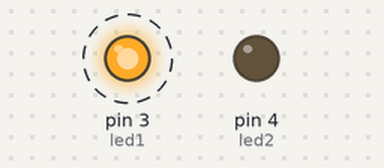
A sketch run on a simulated Arduino Mega 2560, built with avr-gcc and run on an emulated ATmega2560. On the bench: output pins drawn as LEDs (lit = HIGH). Dashed ring = blinking.

Above: at 0.2 s.
Timing chart, 0 to 3.0 s (numbered marks = the images above):
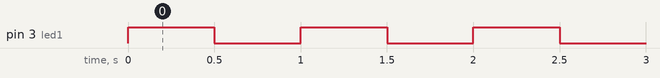

The sketch:

helloEchoFirmware.ino
```cpp
// (licence header left out)
#include <avr/io.h>
#include <util/delay.h>
#include <avr/pgmspace.h>

#define output(directions,pin) (directions |= pin) // set port direction for output
#define set(port,pin) (port |= pin) // set port pin
#define clear(port,pin) (port &= (~pin)) // clear port pin
#define pin_test(pins,pin) (pins & pin) // test for port pin
#define bit_test(byte,bit) (byte & (1 << bit)) // test for bit set
#define bit_delay_time 8.5 // bit delay for 115200 with overhead
#define bit_delay() _delay_us(bit_delay_time) // RS232 bit delay
#define half_bit_delay() _delay_us(bit_delay_time/2) // RS232 half bit delay
#define char_delay() _delay_ms(10) // char delay

#define serial_port PORTA
#define serial_direction DDRA
#define serial_pins PINA
#define serial_pin_in (1 << PA0)
#define serial_pin_out (1 << PA1)

#define max_buffer 25

void get_char(volatile unsigned char *pins, unsigned char pin, char *rxbyte) {
   //
   // read character into rxbyte on pins pin
   //    assumes line driver (inverts bits)
   //
   *rxbyte = 0;
   while (pin_test(*pins,pin))
      //
      // wait for start bit
      //
      ;
   //
   // delay to middle of first data bit
   //
   half_bit_delay();
   bit_delay();
   //
   // unrolled loop to read data bits
   //
   if pin_test(*pins,pin)
      *rxbyte |= (1 << 0);
   else
      *rxbyte |= (0 << 0);
   bit_delay();
   if pin_test(*pins,pin)
      *rxbyte |= (1 << 1);
   else
      *rxbyte |= (0 << 1);
   bit_delay();
   if pin_test(*pins,pin)
      *rxbyte |= (1 << 2);
   else
      *rxbyte |= (0 << 2);
   bit_delay();
   if pin_test(*pins,pin)
      *rxbyte |= (1 << 3);
   else
      *rxbyte |= (0 << 3);
   bit_delay();
   if pin_test(*pins,pin)
      *rxbyte |= (1 << 4);
   else
      *rxbyte |= (0 << 4);
   bit_delay();
   if pin_test(*pins,pin)
      *rxbyte |= (1 << 5);
   else
      *rxbyte |= (0 << 5);
   bit_delay();
   if pin_test(*pins,pin)
      *rxbyte |= (1 << 6);
   else
      *rxbyte |= (0 << 6);
   bit_delay();
   if pin_test(*pins,pin)
      *rxbyte |= (1 << 7);
   else
      *rxbyte |= (0 << 7);
   //
   // wait for stop bit
   //
   bit_delay();
   half_bit_delay();
   }

void put_char(volatile unsigned char *port, unsigned char pin, char txchar) {
   //
   // send character in txchar on port pin
   //    assumes line driver (inverts bits)
   //
   // start bit
   //
   clear(*port,pin);
   bit_delay();
   //
   // unrolled loop to write data bits
   //
   if bit_test(txchar,0)
      set(*port,pin);
   else
      clear(*port,pin);
   bit_delay();
   if bit_test(txchar,1)
      set(*port,pin);
   else
      clear(*port,pin);
   bit_delay();
   if bit_test(txchar,2)
      set(*port,pin);
   else
      clear(*port,pin);
   bit_delay();
   if bit_test(txchar,3)
      set(*port,pin);
   else
      clear(*port,pin);
   bit_delay();
   if bit_test(txchar,4)
      set(*port,pin);
   else
      clear(*port,pin);
   bit_delay();
   if bit_test(txchar,5)
      set(*port,pin);
   else
      clear(*port,pin);
   bit_delay();
   if bit_test(txchar,6)
      set(*port,pin);
   else
      clear(*port,pin);
   bit_delay();
   if bit_test(txchar,7)
      set(*port,pin);
   else
      clear(*port,pin);
   bit_delay();
   //
   // stop bit
   //
   set(*port,pin);
   bit_delay();
   //
   // char delay
   //
   bit_delay();
   }

void put_string(volatile unsigned char *port, unsigned char pin, char *str) {
   //
   // print a null-terminated string
   //
   static int index;
   index = 0;
   do {
      put_char(port, pin, str[index]);
      ++index;
      } while (str[index] != 0);
   }

int main(void) {
   //
   // main
   //
   static char chr;
   static char buffer[max_buffer] = {0};
   static int index;
   //
   // set clock divider to /1
   //
   CLKPR = (1 << CLKPCE);
   CLKPR = (0 << CLKPS3) | (0 << CLKPS2) | (0 << CLKPS1) | (0 << CLKPS0);
   //
   // initialize output pins
   //
   set(serial_port, serial_pin_out);
   output(serial_direction, serial_pin_out);
   //
   // main loop
   //
   index = 0;
   while (1) {
      get_char(&serial_pins, serial_pin_in, &chr);
      put_string(&serial_port, serial_pin_out, "hello.ftdi.44.echo.c: you typed \"");
      buffer[index++] = chr;
      if (index == (max_buffer-1))
         index = 0;
      put_string(&serial_port, serial_pin_out, buffer);
      put_char(&serial_port, serial_pin_out, '\"');
      put_char(&serial_port, serial_pin_out, 10); // new line
      }
   }
```

helloEchoBlink.ino
```cpp
const int led1 = 3;
const int led2 = 4;
const int button = 2;

void setup() {
  pinMode(button,INPUT);
  pinMode(led1,OUTPUT);
  pinMode(led2,OUTPUT);
}

void loop() {
  digitalWrite(led1,HIGH);
  delay(500);
  digitalWrite(led1,LOW);
  delay(500);

}
```

Measured:
- by itself, pin 3 (led1): alternates HIGH for 0.50 s and LOW for 0.50 s
